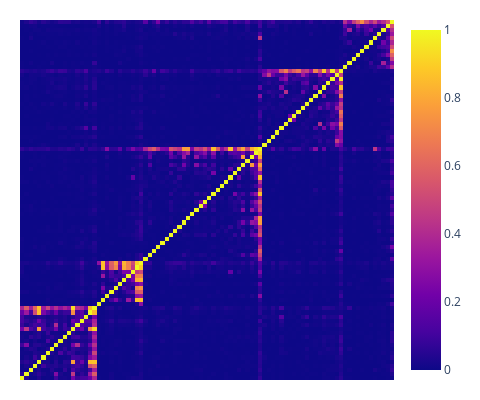

Notebook code cell kept with this figure:
### Code cell
make_big_heatmap(['Machine learning','Gamma-Ray Bursts (GRBs)', 'Black holes', 'Periodicity detection methods', 'Gas dynamics'], families_64_a, model_64_a, display = 'cooc', save = 'cooc_grid_astro.png')

### Figure 1 — Plotly figure (JSON) as saved in the notebook; plotly's stock layout.template omitted (floating-point values rounded to 4 significant figures; data arrays with more than 128 entries replaced by an {"elided": "..."} marker saying what was removed)
{"data": [{"hoverongaps": false, "hovertemplate": "Name: %{x} <br> %{y} <br> %{z}", "type": "heatmap", "z": {"elided": "88x88 float values"}}], "layout": {"height": 400, "margin": {"b": 20, "l": 20, "r": 20, "t": 20}, "width": 480, "xaxis": {"showticklabels": false}, "yaxis": {"showticklabels": false}}}
